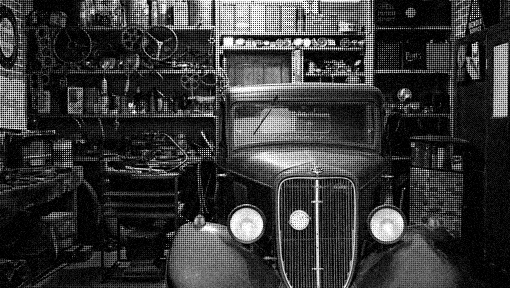
#> input picture images/mosaiced_noise/truck.png, 510 x 288 px, found by its file name
$ python directional_demosaic.py   (older library calls are emulated)
#> lines starting #> are read from the running program, lines starting #| are printed output that depends on the picture; long printed decimals are rounded
#> further down, CFA is the input picture: shape (288, 510) float32; min 0, max 1, mean 0.216
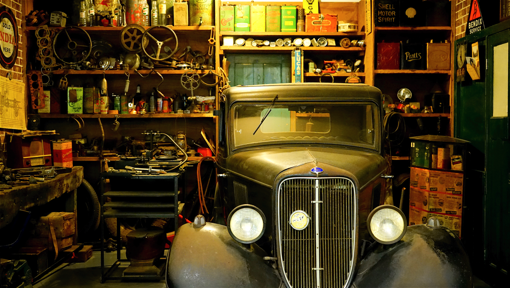
#> input picture images/ground_truth/truck.png, 510 x 288 px, found by its file name
#> further down, gt is the input picture: shape (288, 510, 3) float32; mean R, G, B 0.301, 0.231, 0.0903

import matplotlib.pyplot as plt
import numpy as np
from scipy.ndimage import convolve, convolve1d
from sklearn.linear_model import LinearRegression
from PIL import Image
import cv2
def apply_horizontal_filter(x, y):
    return convolve1d(x, y, mode="mirror")

def apply_vertical_filter(x, y):
    return convolve1d(x, y, mode="mirror", axis=0)

def apply_gaussian_filter(image, sigma=1.0):
    from scipy.ndimage import gaussian_filter
    return gaussian_filter(image, sigma=sigma)


def create_bayer_masks(shape, pattern):
    R_m = np.zeros(shape)
    G_m = np.zeros(shape)
    B_m = np.zeros(shape)

    if pattern == "RGGB":
        R_m[0::2, 0::2] = 1
        G_m[0::2, 1::2] = 1
        G_m[1::2, 0::2] = 1
        B_m[1::2, 1::2] = 1
    elif pattern == "BGGR":
        B_m[0::2, 0::2] = 1
        G_m[0::2, 1::2] = 1
        G_m[1::2, 0::2] = 1
        R_m[1::2, 1::2] = 1
    elif pattern == "GRBG":
        G_m[0::2, 0::2] = 1
        R_m[0::2, 1::2] = 1
        B_m[1::2, 0::2] = 1
        G_m[1::2, 1::2] = 1
    elif pattern == "GBRG":
        G_m[0::2, 0::2] = 1
        B_m[0::2, 1::2] = 1
        R_m[1::2, 0::2] = 1
        G_m[1::2, 1::2] = 1
    else:
        raise ValueError("Unsupported Bayer pattern")
    return R_m, G_m, B_m

def horizontal_convolution(image, filter_kernel):
    return convolve(image, filter_kernel[None, :], mode='mirror')

def vertical_convolution(image, filter_kernel):
    return convolve(image, filter_kernel[:, None], mode='mirror')

def demosaic_CFA_Bayer(color_filter_array, bayer_pattern="RGGB"):
#> called with bayer_pattern = 'RGGB'
    cfa_data = np.squeeze(np.array(color_filter_array, dtype=float))

    red_mask, green_mask, blue_mask = create_bayer_masks(cfa_data.shape, bayer_pattern)

    filter_basic = np.array([0.0, 0.5, 0.0, 0.5, 0.0])
    filter_correction = np.array([-0.25, 0.0, 0.5, 0.0, -0.25])


    red_channel = cfa_data * red_mask
    green_channel = cfa_data * green_mask
    blue_channel = cfa_data * blue_mask

    green_horiz = np.where(green_mask == 0, horizontal_convolution(cfa_data, filter_basic) + horizontal_convolution(cfa_data, filter_correction), green_channel)
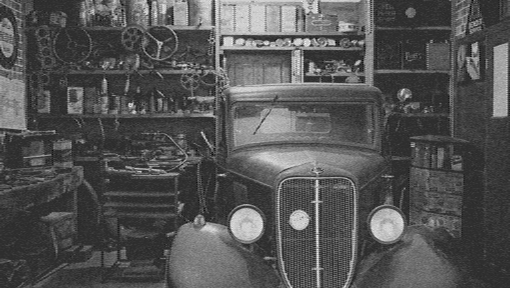
#> green_horiz: shape (288, 510) float64; min -0.285, max 1.28, mean 0.233; drawn with min black and max white
    green_vert = np.where(green_mask == 0, vertical_convolution(cfa_data, filter_basic) + vertical_convolution(cfa_data, filter_correction), green_channel)

    color_diff_horiz = np.where(red_mask == 1, red_channel - green_horiz, np.where(blue_mask == 1, blue_channel - green_horiz, 0))
    color_diff_horiz = np.where(blue_mask == 1, red_channel - green_horiz, np.where(blue_mask == 1, blue_channel - green_horiz, color_diff_horiz))
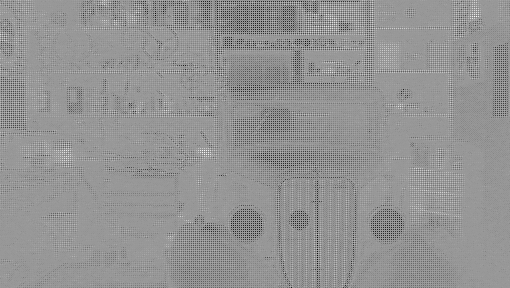
#> color_diff_horiz: shape (288, 510) float64; min -1.28, max 0.859, mean -0.0408; drawn with min black and max white

    color_diff_vert = np.where(red_mask == 1, red_channel - green_vert, np.where(blue_mask == 1, blue_channel - green_vert, 0))
    color_diff_vert = np.where(blue_mask == 1, red_channel - green_vert, np.where(blue_mask == 1, blue_channel - green_vert, color_diff_vert))
    smoothness_horiz = np.abs(color_diff_horiz - np.pad(color_diff_horiz, ((0, 0), (0, 2)), mode="reflect")[:, 2:])
    smoothness_vert = np.abs(color_diff_vert - np.pad(color_diff_vert, ((0, 2), (0, 0)), mode="reflect")[2:, :])
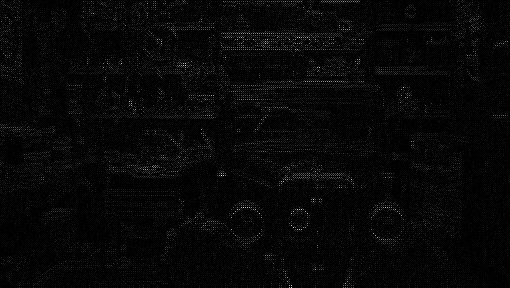
#> smoothness_vert: shape (288, 510) float64; min 0, max 1.05, mean 0.0292; drawn with min black and max white

    smooth_kernel = np.array([[0, 0, 1, 0, 1], [0, 0, 0, 1, 0], [0, 0, 3, 0, 3], [0, 0, 0, 1, 0], [0, 0, 1, 0, 1]])

    smoothness_horiz_conv = convolve(smoothness_horiz, smooth_kernel, mode="constant")
    smoothness_vert_conv = convolve(smoothness_vert, np.transpose(smooth_kernel), mode="constant")


    interp_direction_mask = smoothness_vert_conv >= smoothness_horiz_conv
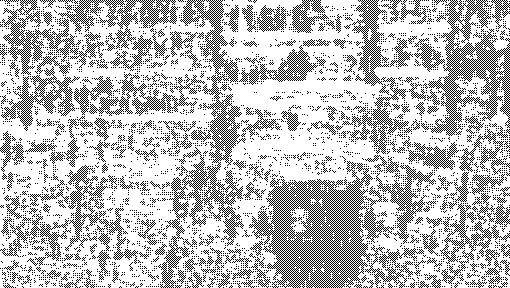
#> interp_direction_mask: shape (288, 510) bool; 74.8% white; black in thin lines or dots
    G = np.where(interp_direction_mask, green_horiz, green_vert)
    M = np.where(interp_direction_mask, 1, 0)
#> M: shape (288, 510) int64; values 0 (black) and 1 (white), 74.8% white; black in thin lines or dots

    kernel_b = np.array([0.5, 0, 0.5])
    R_row = np.transpose(np.any(red_mask == 1, axis=1)[None]) * np.ones(red_channel.shape)
    B_row = np.transpose(np.any(blue_mask == 1, axis=1)[None]) * np.ones(blue_channel.shape)

    R = np.where(
        (green_mask == 1) & (R_row == 1),
        G + apply_horizontal_filter(red_channel, kernel_b) - apply_horizontal_filter(G, kernel_b),
        red_channel,
    )

    R = np.where(
        (green_mask == 1) & (B_row == 1),
        G + apply_vertical_filter(red_channel, kernel_b) - apply_vertical_filter(G, kernel_b),
        R,
    )

    B = np.where(
        (green_mask == 1) & (B_row == 1),
        G + apply_horizontal_filter(blue_channel, kernel_b) - apply_horizontal_filter(G, kernel_b),
        blue_channel,
    )

    B = np.where(
        (green_mask == 1) & (R_row == 1),
        G + apply_vertical_filter(blue_channel, kernel_b) - apply_vertical_filter(G, kernel_b),
        B,
    )

    R = np.where(
        (B_row == 1) & (blue_mask == 1),
        np.where(
            M == 1,
            B + apply_horizontal_filter(R, kernel_b) - apply_horizontal_filter(B, kernel_b),
            B + apply_vertical_filter(R, kernel_b) - apply_vertical_filter(B, kernel_b),
        ),
        R,
    )

    B = np.where(
        (R_row == 1) & (red_mask == 1),
        np.where(
            M == 1,
            R + apply_horizontal_filter(B, kernel_b) - apply_horizontal_filter(R, kernel_b),
            R + apply_vertical_filter(B, kernel_b) - apply_vertical_filter(R, kernel_b),
        ),
        B,
    )
    final_image = np.stack([R,G,B], axis=-1)
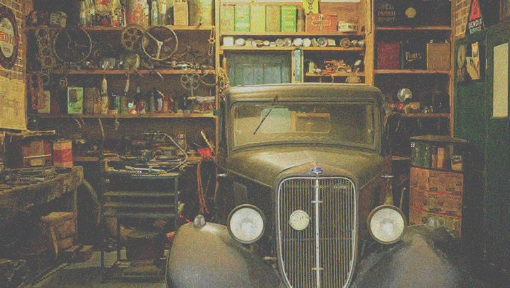
#> final_image: shape (288, 510, 3) float64; mean of channels 0, 1, 2 0.301, 0.233, 0.0955; drawn with min black and max white


    return final_image


def mean_squared_error(imageA, imageB):
    # Ensure the images are in floating point in case they are in uint8
    imageA = np.array(imageA, dtype=np.float32)
    imageB = np.array(imageB, dtype=np.float32)

    # Compute the mean squared error between the two images
    err = np.sum((imageA - imageB) ** 2)
#> err = 1211.1
    err /= float(imageA.shape[0] * imageA.shape[1])
#> err = 0.00825

    return err

print("start")
names = ['bird.png', 'truck.png','snow-dog.png','bird-white.png']
ind = 1

CFA = plt.imread(f'images/mosaiced_noise/{names[ind]}')
gt = plt.imread(f'images/ground_truth/{names[ind]}')
eg=demosaic_CFA_Bayer(CFA, 'RGGB')
#eg= cv2.normalize(eg, None, alpha=0, beta=1, norm_type=cv2.NORM_MINMAX, dtype=cv2.CV_32F)


mse = mean_squared_error(eg, gt)
#> mse = 0.00825
print(f"Mean Squared Error: {mse}")
#| Mean Squared Error: 0.008246

plt.imshow(eg)
#plt.title('Mosaic Image')
plt.axis('off')
plt.show()
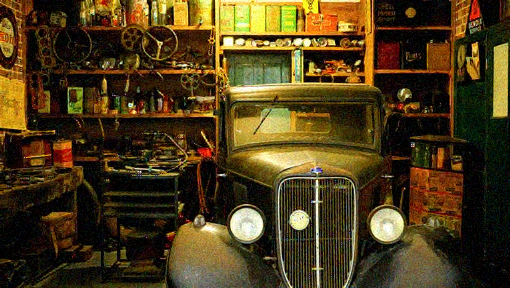
#> shown: shape (288, 510, 3) float64; mean R, G, B 0.301, 0.233, 0.103
print("end")
